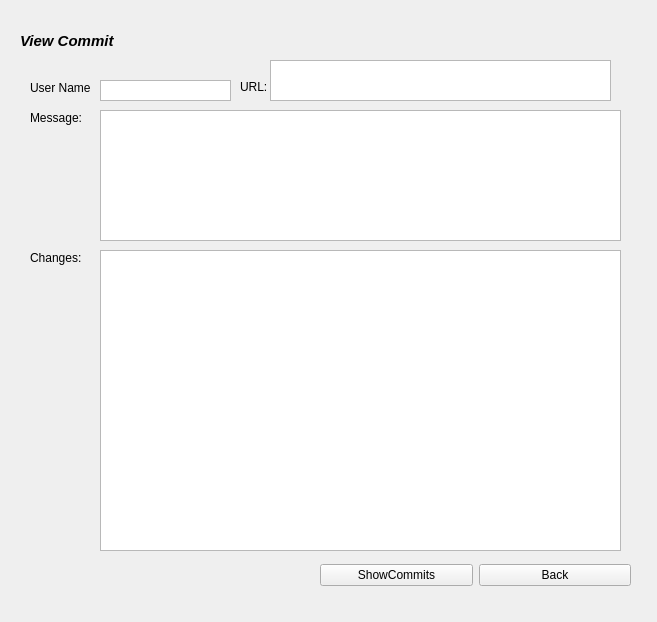
<?xml version="1.0" encoding="UTF-8"?>
<ui version="4.0">
 <class>viewCommit</class>
 <widget class="QWidget" name="viewCommit">
  <property name="geometry">
   <rect>
    <x>0</x>
    <y>0</y>
    <width>657</width>
    <height>622</height>
   </rect>
  </property>
  <property name="windowTitle">
   <string>Form</string>
  </property>
  <widget class="QLabel" name="label">
   <property name="geometry">
    <rect>
     <x>20</x>
     <y>20</y>
     <width>121</width>
     <height>41</height>
    </rect>
   </property>
   <property name="font">
    <font>
     <pointsize>11</pointsize>
     <weight>75</weight>
     <italic>true</italic>
     <bold>true</bold>
    </font>
   </property>
   <property name="autoFillBackground">
    <bool>false</bool>
   </property>
   <property name="text">
    <string>View Commit</string>
   </property>
   <property name="textFormat">
    <enum>Qt::AutoText</enum>
   </property>
   <property name="margin">
    <number>4</number>
   </property>
  </widget>
  <widget class="QLabel" name="label_2">
   <property name="geometry">
    <rect>
     <x>30</x>
     <y>80</y>
     <width>61</width>
     <height>16</height>
    </rect>
   </property>
   <property name="text">
    <string>User Name:</string>
   </property>
  </widget>
  <widget class="QLabel" name="label_3">
   <property name="geometry">
    <rect>
     <x>30</x>
     <y>110</y>
     <width>71</width>
     <height>16</height>
    </rect>
   </property>
   <property name="text">
    <string>Message:</string>
   </property>
  </widget>
  <widget class="QLabel" name="label_4">
   <property name="geometry">
    <rect>
     <x>240</x>
     <y>80</y>
     <width>47</width>
     <height>13</height>
    </rect>
   </property>
   <property name="text">
    <string>URL:</string>
   </property>
  </widget>
  <widget class="QLabel" name="label_5">
   <property name="geometry">
    <rect>
     <x>30</x>
     <y>250</y>
     <width>61</width>
     <height>16</height>
    </rect>
   </property>
   <property name="text">
    <string>Changes:</string>
   </property>
  </widget>
  <widget class="QListWidget" name="name">
   <property name="geometry">
    <rect>
     <x>100</x>
     <y>80</y>
     <width>131</width>
     <height>21</height>
    </rect>
   </property>
  </widget>
  <widget class="QListWidget" name="url">
   <property name="geometry">
    <rect>
     <x>270</x>
     <y>60</y>
     <width>341</width>
     <height>41</height>
    </rect>
   </property>
  </widget>
  <widget class="QListWidget" name="message">
   <property name="geometry">
    <rect>
     <x>100</x>
     <y>110</y>
     <width>521</width>
     <height>131</height>
    </rect>
   </property>
  </widget>
  <widget class="QListWidget" name="changes">
   <property name="geometry">
    <rect>
     <x>100</x>
     <y>250</y>
     <width>521</width>
     <height>301</height>
    </rect>
   </property>
  </widget>
  <widget class="QWidget" name="layoutWidget">
   <property name="geometry">
    <rect>
     <x>320</x>
     <y>550</y>
     <width>311</width>
     <height>51</height>
    </rect>
   </property>
   <layout class="QHBoxLayout" name="horizontalLayout">
    <item>
     <widget class="QPushButton" name="Show">
      <property name="text">
       <string>ShowCommits</string>
      </property>
     </widget>
    </item>
    <item>
     <widget class="QPushButton" name="Back">
      <property name="text">
       <string>Back</string>
      </property>
     </widget>
    </item>
   </layout>
  </widget>
 </widget>
 <resources/>
 <connections/>
</ui>
